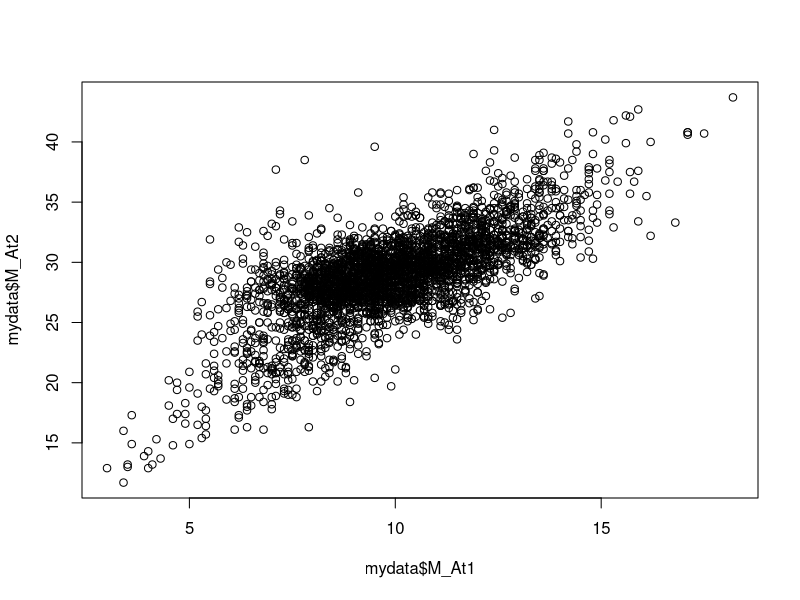
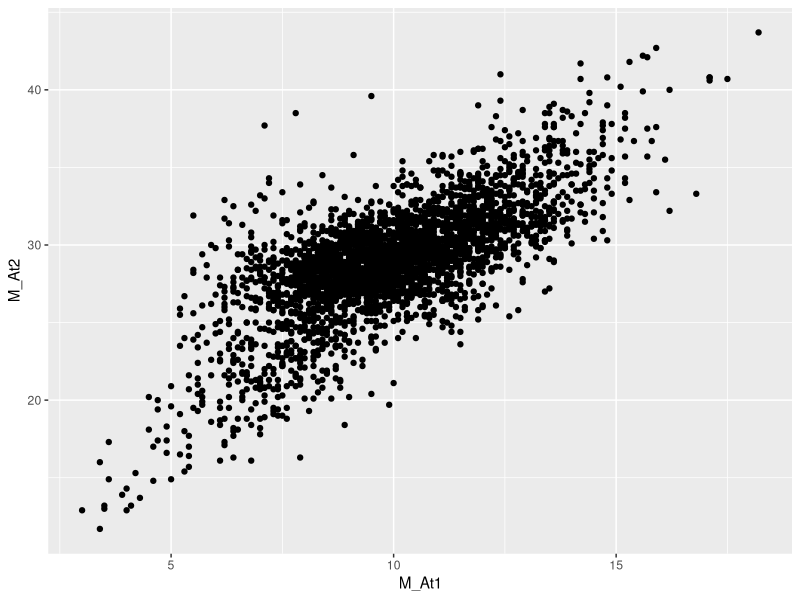

Recreate these plots in R, in order.
## ---- chunk 1
library(tufte)
# invalidate cache when the tufte version changes
knitr::opts_chunk$set(tidy = FALSE, cache.extra = packageVersion('tufte'))
options(htmltools.dir.version = FALSE)
## ---- chunk 2
2 + 2
## ---- chunk 3
# Creating a few variables --------------------------

# text should be inside double quotes
today <- "Monday"
# numbers can be small, long or with decimals
howManyPeople <- 21
# Sometimes we need to save yes or no answers, 
# write TRUE or FALSE in upper case
myAnswer <- TRUE
## ---- chunk 4
track <- c(10, 2, 5.3, 6, -25, 14) # numeric vector
track
## ---- chunk 5
vectorChar <- c("one", "two", "three") # character vector
vectorChar
vectorLogi <- c(TRUE, TRUE, FALSE) # logical vector
vectorLogi
## ---- chunk 6
mydata <- read.csv(file = "../data/example.csv")
## ---- chunk 7
# let's now create a plot
plot(x = mydata$M_At1, y = mydata$M_At2)
## ---- chunk 8
library(ggplot2)

ggplot(data = mydata, 
       mapping = aes(x = M_At1, y = M_At2)) +
  geom_point()
